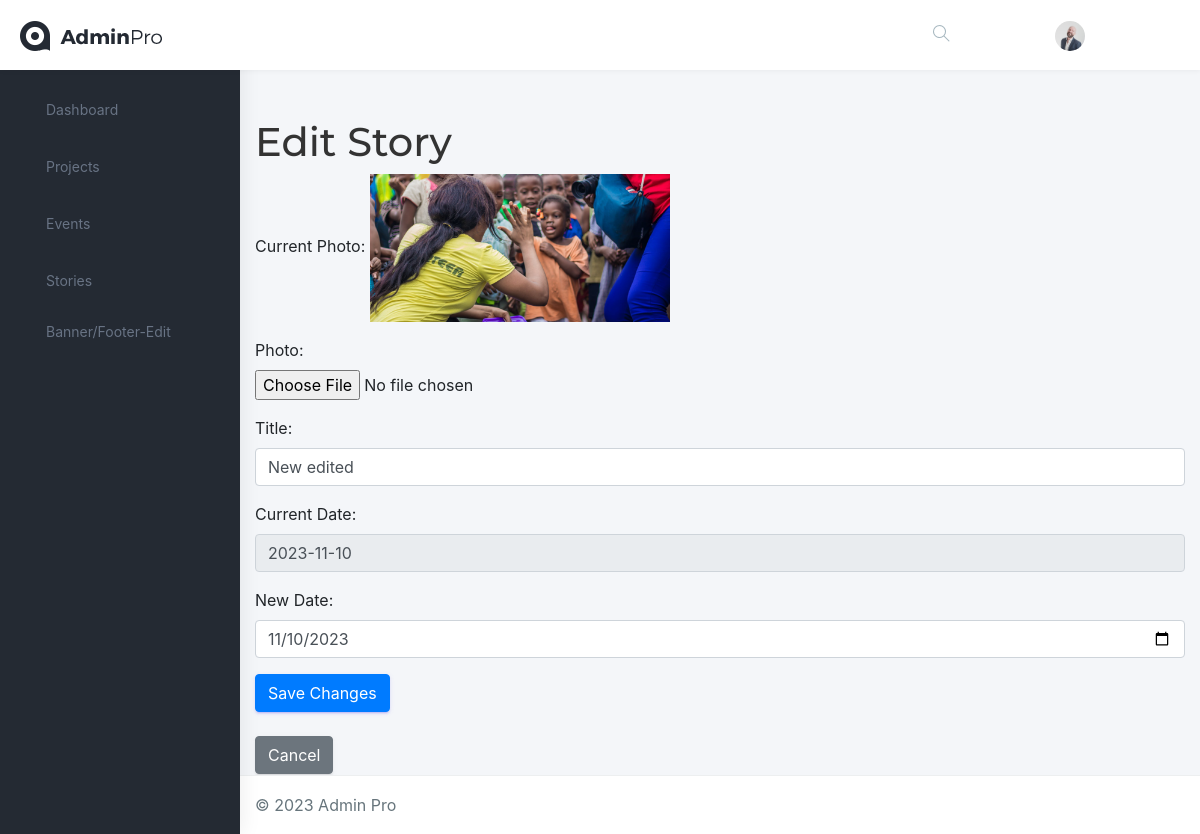
/story/2/edit/, run on an earlier commit of the app's database.
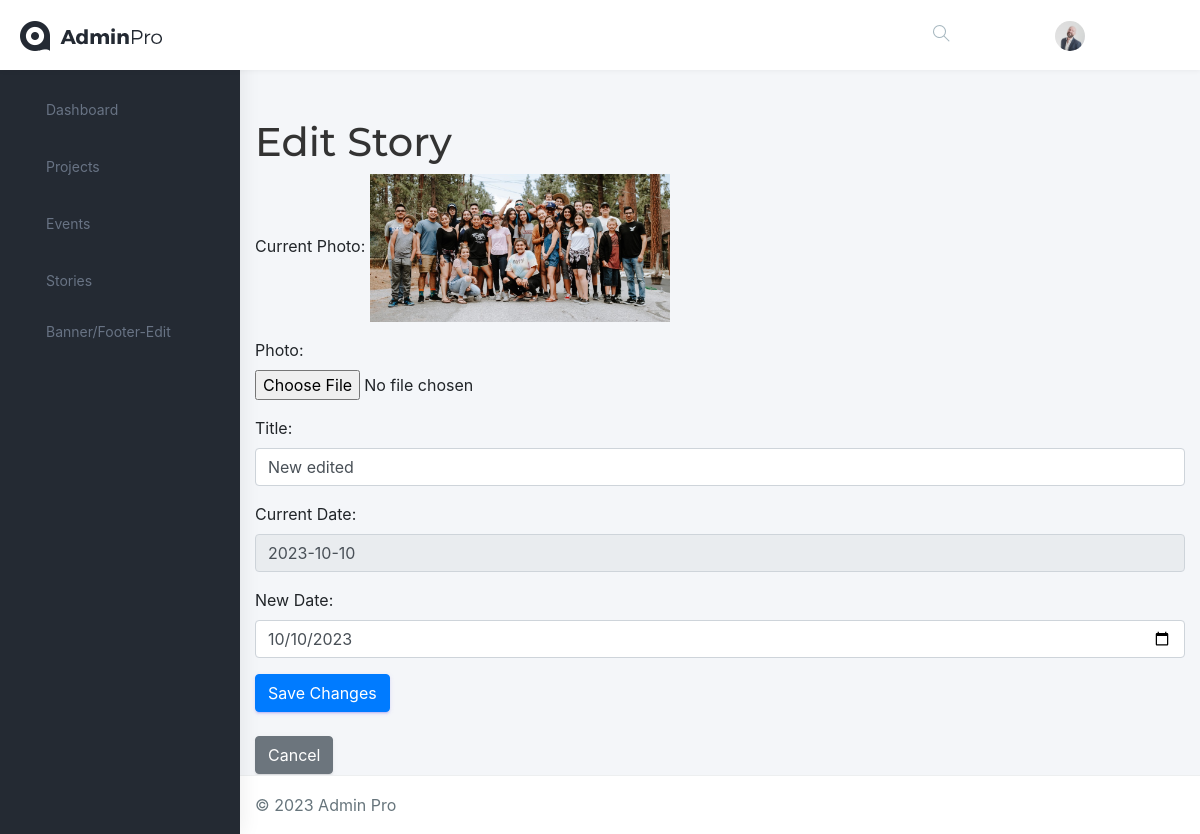
And on a later commit of the database.
### adminapp/models.py (models this page shows)
class Story(models.Model):
    photo = models.ImageField(upload_to='story_photos/')
    title = models.CharField(max_length=100)
    date = models.DateField()
    created_at = models.DateTimeField(auto_now_add=True)

### adminapp/views.py (the view, shortened to what this page needs)
# urls.py: path('story/<int:pk>/edit/', story_edit, name='story_edit'),
def story_edit(request, pk):
    story = get_object_or_404(Story, pk=pk)
    return render(request, 'events/edit_story.html', {'story': story})

### templates/events/edit_story.html (shortened to what this page needs)
{% extends 'base.html' %}
{% block content %}
<!DOCTYPE html>
<html lang="en">
<head>
    <link rel="stylesheet" href="https://stackpath.bootstrapcdn.com/bootstrap/4.3.1/css/bootstrap.min.css">
</head>
<body>
    <div class="container mt-5">
        <h1>Edit Story</h1>
        <form method="post" enctype="multipart/form-data">
            <div class="form-group" id="currentPhotoContainer">
                {% if story.photo %}
                    <label>Current Photo:</label>
                    <img src="{{ story.photo.url }}" alt="Current Story Photo" style="max-width: 300px;">
                {% endif %}
            </div>
            <div class="form-group">
                <label for="photo">Photo:</label>
                <input type="file" class="form-control-file" name="photo" id="photo" accept="image/*" value="{{ story.photo }}">
            </div>
            <div class="form-group">
                <label for="title">Title:</label>
                <input type="text" class="form-control" name="title" id="title" value="{{ story.title }}">
            </div>
             <div class="form-group" id="currentDateContainer">
                {% if story.date %}
                    <label>Current Date:</label>
                    <input type="text" class="form-control" value="{{ story.date|date:'Y-m-d' }}" readonly>
                    {% endif %}
            </div>
            <div class="form-group">
                <label for="date">New Date:</label>
                <input type="date" class="form-control" name="date" id="date" value="{{ story.date|date:'Y-m-d' }}" title="Enter a date in the format YYYY-MM-DD">
            </div>
            <button type="submit" class="btn btn-primary">Save Changes</button>
        </form>
        <br>
        <a href="{% url 'index' %}" class="btn btn-secondary">Cancel</a>
    </div>
</body>
</html>
{% endblock %}

What changed in the data, as far as the page shows it:
changed Story "New edited": photo: a different picture; date "2023-11-10" → "2023-10-10"; date "11/10/2023" → "10/10/2023"
